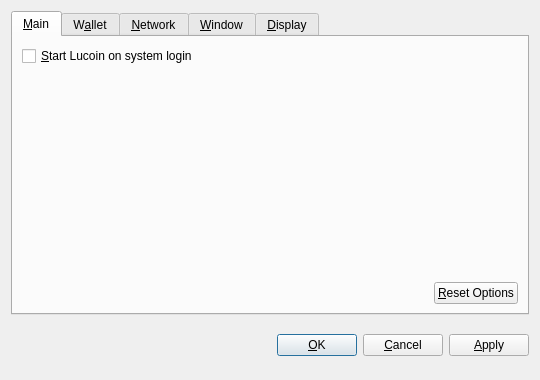
<?xml version="1.0" encoding="UTF-8"?>
<ui version="4.0">
 <class>OptionsDialog</class>
 <widget class="QDialog" name="OptionsDialog">
  <property name="geometry">
   <rect>
    <x>0</x>
    <y>0</y>
    <width>540</width>
    <height>380</height>
   </rect>
  </property>
  <property name="windowTitle">
   <string>Options</string>
  </property>
  <property name="modal">
   <bool>true</bool>
  </property>
  <layout class="QVBoxLayout" name="verticalLayout">
   <item>
    <widget class="QTabWidget" name="tabWidget">
     <property name="tabPosition">
      <enum>QTabWidget::North</enum>
     </property>
     <property name="currentIndex">
      <number>0</number>
     </property>
     <widget class="QWidget" name="tabMain">
      <attribute name="title">
       <string>&amp;Main</string>
      </attribute>
      <layout class="QVBoxLayout" name="verticalLayout_Main">
       <item>
        <widget class="QCheckBox" name="bitcoinAtStartup">
         <property name="toolTip">
          <string>Automatically start Lucoin after logging in to the system.</string>
         </property>
         <property name="text">
          <string>&amp;Start Lucoin on system login</string>
         </property>
        </widget>
       </item>
       <item>
        <spacer name="verticalSpacer_Main">
         <property name="orientation">
          <enum>Qt::Vertical</enum>
         </property>
         <property name="sizeHint" stdset="0">
          <size>
           <width>20</width>
           <height>40</height>
          </size>
         </property>
        </spacer>
       </item>
       <item>
        <layout class="QHBoxLayout" name="horizontalLayout_2_Main">
         <item>
          <spacer name="horizontalSpacer_2_Main">
           <property name="orientation">
            <enum>Qt::Horizontal</enum>
           </property>
           <property name="sizeHint" stdset="0">
            <size>
             <width>40</width>
             <height>20</height>
            </size>
           </property>
          </spacer>
         </item>
         <item>
          <widget class="QPushButton" name="resetButton">
           <property name="toolTip">
            <string>Reset all client options to default.</string>
           </property>
           <property name="text">
            <string>&amp;Reset Options</string>
           </property>
           <property name="autoDefault">
            <bool>false</bool>
           </property>
          </widget>
         </item>
        </layout>
       </item>
      </layout>
     </widget>
     <widget class="QWidget" name="tabWallet">
      <attribute name="title">
       <string>W&amp;allet</string>
      </attribute>
      <layout class="QVBoxLayout" name="verticalLayout_Network">
       <item>
        <widget class="QLabel" name="transactionFeeInfoLabel">
         <property name="text">
          <string>Optional transaction fee per kB that helps make sure your transactions are processed quickly. Most transactions are 1 kB.</string>
         </property>
         <property name="textFormat">
          <enum>Qt::PlainText</enum>
         </property>
         <property name="wordWrap">
          <bool>true</bool>
         </property>
        </widget>
       </item>
       <item>
        <layout class="QHBoxLayout" name="horizontalLayout_1_Main">
         <item>
          <widget class="QLabel" name="transactionFeeLabel">
           <property name="text">
            <string>Pay transaction &amp;fee</string>
           </property>
           <property name="textFormat">
            <enum>Qt::PlainText</enum>
           </property>
           <property name="buddy">
            <cstring>transactionFee</cstring>
           </property>
          </widget>
         </item>
         <item>
          <widget class="BitcoinAmountField" name="transactionFee"/>
         </item>
         <item>
          <spacer name="horizontalSpacer_1_Main">
           <property name="orientation">
            <enum>Qt::Horizontal</enum>
           </property>
           <property name="sizeHint" stdset="0">
            <size>
             <width>40</width>
             <height>20</height>
            </size>
           </property>
          </spacer>
         </item>
        </layout>
       </item>
       <item>
        <widget class="QLabel" name="label">
         <property name="text">
          <string>If you disable the spending of unconfirmed change, the change from a transaction cannot be used until that transaction has at least one confirmation. This also affects how your balance is computed.</string>
         </property>
         <property name="wordWrap">
          <bool>true</bool>
         </property>
        </widget>
       </item>
       <item>
        <widget class="QCheckBox" name="spendZeroConfChange">
         <property name="text">
          <string>Spend unconfirmed change  (experts only)</string>
         </property>
        </widget>
       </item>
       <item>
        <spacer name="verticalSpacer">
         <property name="orientation">
          <enum>Qt::Vertical</enum>
         </property>
         <property name="sizeHint" stdset="0">
          <size>
           <width>20</width>
           <height>40</height>
          </size>
         </property>
        </spacer>
       </item>
      </layout>
     </widget>
     <widget class="QWidget" name="tabNetwork">
      <attribute name="title">
       <string>&amp;Network</string>
      </attribute>
      <layout class="QVBoxLayout" name="verticalLayout_Network">
       <item>
        <widget class="QCheckBox" name="mapPortUpnp">
         <property name="toolTip">
          <string>Automatically open the Lucoin client port on the router. This only works when your router supports UPnP and it is enabled.</string>
         </property>
         <property name="text">
          <string>Map port using &amp;UPnP</string>
         </property>
        </widget>
       </item>
       <item>
        <widget class="QCheckBox" name="connectSocks">
         <property name="toolTip">
          <string>Connect to the Lucoin network through a SOCKS proxy (e.g. when connecting through Tor).</string>
         </property>
         <property name="text">
          <string>&amp;Connect through SOCKS proxy:</string>
         </property>
        </widget>
       </item>
       <item>
        <layout class="QHBoxLayout" name="horizontalLayout_Network">
         <item>
          <widget class="QLabel" name="proxyIpLabel">
           <property name="text">
            <string>Proxy &amp;IP:</string>
           </property>
           <property name="textFormat">
            <enum>Qt::PlainText</enum>
           </property>
           <property name="buddy">
            <cstring>proxyIp</cstring>
           </property>
          </widget>
         </item>
         <item>
          <widget class="QValidatedLineEdit" name="proxyIp">
           <property name="maximumSize">
            <size>
             <width>140</width>
             <height>16777215</height>
            </size>
           </property>
           <property name="toolTip">
            <string>IP address of the proxy (e.g. 127.0.0.1)</string>
           </property>
          </widget>
         </item>
         <item>
          <widget class="QLabel" name="proxyPortLabel">
           <property name="text">
            <string>&amp;Port:</string>
           </property>
           <property name="textFormat">
            <enum>Qt::PlainText</enum>
           </property>
           <property name="buddy">
            <cstring>proxyPort</cstring>
           </property>
          </widget>
         </item>
         <item>
          <widget class="QLineEdit" name="proxyPort">
           <property name="maximumSize">
            <size>
             <width>55</width>
             <height>16777215</height>
            </size>
           </property>
           <property name="toolTip">
            <string>Port of the proxy (e.g. 9050)</string>
           </property>
          </widget>
         </item>
         <item>
          <widget class="QLabel" name="socksVersionLabel">
           <property name="text">
            <string>SOCKS &amp;Version:</string>
           </property>
           <property name="textFormat">
            <enum>Qt::PlainText</enum>
           </property>
           <property name="buddy">
            <cstring>socksVersion</cstring>
           </property>
          </widget>
         </item>
         <item>
          <widget class="QValueComboBox" name="socksVersion">
           <property name="toolTip">
            <string>SOCKS version of the proxy (e.g. 5)</string>
           </property>
          </widget>
         </item>
         <item>
          <spacer name="horizontalSpacer_Network">
           <property name="orientation">
            <enum>Qt::Horizontal</enum>
           </property>
           <property name="sizeHint" stdset="0">
            <size>
             <width>40</width>
             <height>20</height>
            </size>
           </property>
          </spacer>
         </item>
        </layout>
       </item>
       <item>
        <spacer name="verticalSpacer_Network">
         <property name="orientation">
          <enum>Qt::Vertical</enum>
         </property>
         <property name="sizeHint" stdset="0">
          <size>
           <width>20</width>
           <height>40</height>
          </size>
         </property>
        </spacer>
       </item>
      </layout>
     </widget>
     <widget class="QWidget" name="tabWindow">
      <attribute name="title">
       <string>&amp;Window</string>
      </attribute>
      <layout class="QVBoxLayout" name="verticalLayout_Window">
       <item>
        <widget class="QCheckBox" name="minimizeToTray">
         <property name="toolTip">
          <string>Show only a tray icon after minimizing the window.</string>
         </property>
         <property name="text">
          <string>&amp;Minimize to the tray instead of the taskbar</string>
         </property>
        </widget>
       </item>
       <item>
        <widget class="QCheckBox" name="minimizeOnClose">
         <property name="toolTip">
          <string>Minimize instead of exit the application when the window is closed. When this option is enabled, the application will be closed only after selecting Quit in the menu.</string>
         </property>
         <property name="text">
          <string>M&amp;inimize on close</string>
         </property>
        </widget>
       </item>
       <item>
        <spacer name="verticalSpacer_Window">
         <property name="orientation">
          <enum>Qt::Vertical</enum>
         </property>
         <property name="sizeHint" stdset="0">
          <size>
           <width>20</width>
           <height>40</height>
          </size>
         </property>
        </spacer>
       </item>
      </layout>
     </widget>
     <widget class="QWidget" name="tabDisplay">
      <attribute name="title">
       <string>&amp;Display</string>
      </attribute>
      <layout class="QVBoxLayout" name="verticalLayout_Display">
       <item>
        <layout class="QHBoxLayout" name="horizontalLayout_1_Display">
         <item>
          <widget class="QLabel" name="langLabel">
           <property name="text">
            <string>User Interface &amp;language:</string>
           </property>
           <property name="textFormat">
            <enum>Qt::PlainText</enum>
           </property>
           <property name="buddy">
            <cstring>lang</cstring>
           </property>
          </widget>
         </item>
         <item>
          <widget class="QValueComboBox" name="lang">
           <property name="toolTip">
            <string>The user interface language can be set here. This setting will take effect after restarting Lucoin.</string>
           </property>
          </widget>
         </item>
        </layout>
       </item>
       <item>
        <layout class="QHBoxLayout" name="horizontalLayout_2_Display">
         <item>
          <widget class="QLabel" name="unitLabel">
           <property name="text">
            <string>&amp;Unit to show amounts in:</string>
           </property>
           <property name="textFormat">
            <enum>Qt::PlainText</enum>
           </property>
           <property name="buddy">
            <cstring>unit</cstring>
           </property>
          </widget>
         </item>
         <item>
          <widget class="QValueComboBox" name="unit">
           <property name="toolTip">
            <string>Choose the default subdivision unit to show in the interface and when sending coins.</string>
           </property>
          </widget>
         </item>
        </layout>
       </item>
       <item>
        <widget class="QCheckBox" name="displayAddresses">
         <property name="toolTip">
          <string>Whether to show Lucoin addresses in the transaction list or not.</string>
         </property>
         <property name="text">
          <string>&amp;Display addresses in transaction list</string>
         </property>
        </widget>
       </item>
       <item>
        <widget class="QCheckBox" name="coinControlFeatures">
         <property name="toolTip">
          <string>Whether to show coin control features or not.</string>
         </property>
         <property name="text">
          <string>Display coin &amp;control features (experts only!)</string>
         </property>
        </widget>
       </item>
       <item>
        <spacer name="verticalSpacer_Display">
         <property name="orientation">
          <enum>Qt::Vertical</enum>
         </property>
         <property name="sizeHint" stdset="0">
          <size>
           <width>20</width>
           <height>40</height>
          </size>
         </property>
        </spacer>
       </item>
      </layout>
     </widget>
    </widget>
   </item>
   <item>
    <layout class="QHBoxLayout" name="horizontalLayout_Buttons">
     <item>
      <spacer name="horizontalSpacer_1">
       <property name="orientation">
        <enum>Qt::Horizontal</enum>
       </property>
       <property name="sizeHint" stdset="0">
        <size>
         <width>40</width>
         <height>48</height>
        </size>
       </property>
      </spacer>
     </item>
     <item>
      <widget class="QLabel" name="statusLabel">
       <property name="font">
        <font>
         <weight>75</weight>
         <bold>true</bold>
        </font>
       </property>
       <property name="text">
        <string/>
       </property>
       <property name="textFormat">
        <enum>Qt::PlainText</enum>
       </property>
       <property name="wordWrap">
        <bool>true</bool>
       </property>
      </widget>
     </item>
     <item>
      <spacer name="horizontalSpacer_2">
       <property name="orientation">
        <enum>Qt::Horizontal</enum>
       </property>
       <property name="sizeHint" stdset="0">
        <size>
         <width>40</width>
         <height>48</height>
        </size>
       </property>
      </spacer>
     </item>
     <item>
      <widget class="QPushButton" name="okButton">
       <property name="text">
        <string>&amp;OK</string>
       </property>
      </widget>
     </item>
     <item>
      <widget class="QPushButton" name="cancelButton">
       <property name="text">
        <string>&amp;Cancel</string>
       </property>
       <property name="autoDefault">
        <bool>false</bool>
       </property>
      </widget>
     </item>
     <item>
      <widget class="QPushButton" name="applyButton">
       <property name="text">
        <string>&amp;Apply</string>
       </property>
       <property name="autoDefault">
        <bool>false</bool>
       </property>
      </widget>
     </item>
    </layout>
   </item>
  </layout>
 </widget>
 <customwidgets>
  <customwidget>
   <class>BitcoinAmountField</class>
   <extends>QSpinBox</extends>
   <header>bitcoinamountfield.h</header>
  </customwidget>
  <customwidget>
   <class>QValueComboBox</class>
   <extends>QComboBox</extends>
   <header>qvaluecombobox.h</header>
  </customwidget>
  <customwidget>
   <class>QValidatedLineEdit</class>
   <extends>QLineEdit</extends>
   <header>qvalidatedlineedit.h</header>
  </customwidget>
 </customwidgets>
 <resources/>
 <connections/>
</ui>
